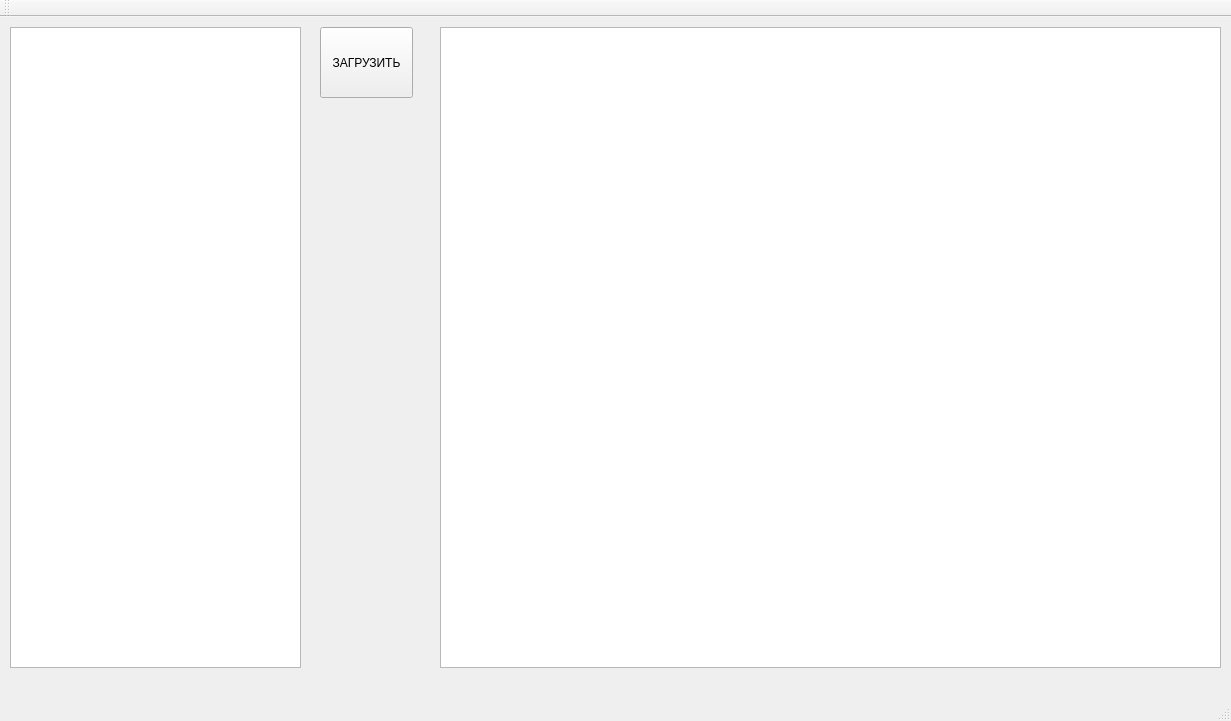
<?xml version="1.0" encoding="UTF-8"?>
<ui version="4.0">
 <class>MainWindow</class>
 <widget class="QMainWindow" name="MainWindow">
  <property name="geometry">
   <rect>
    <x>0</x>
    <y>0</y>
    <width>1231</width>
    <height>721</height>
   </rect>
  </property>
  <property name="windowTitle">
   <string>MainWindow</string>
  </property>
  <widget class="QWidget" name="centralWidget">
   <widget class="QPushButton" name="OK">
    <property name="geometry">
     <rect>
      <x>320</x>
      <y>10</y>
      <width>93</width>
      <height>71</height>
     </rect>
    </property>
    <property name="text">
     <string>ЗАГРУЗИТЬ</string>
    </property>
   </widget>
   <widget class="QTextEdit" name="table">
    <property name="geometry">
     <rect>
      <x>10</x>
      <y>10</y>
      <width>291</width>
      <height>641</height>
     </rect>
    </property>
   </widget>
   <widget class="QTableWidget" name="tableWidget">
    <property name="geometry">
     <rect>
      <x>440</x>
      <y>10</y>
      <width>781</width>
      <height>641</height>
     </rect>
    </property>
   </widget>
  </widget>
  <widget class="QMenuBar" name="menuBar">
   <property name="geometry">
    <rect>
     <x>0</x>
     <y>0</y>
     <width>1231</width>
     <height>26</height>
    </rect>
   </property>
  </widget>
  <widget class="QToolBar" name="mainToolBar">
   <attribute name="toolBarArea">
    <enum>TopToolBarArea</enum>
   </attribute>
   <attribute name="toolBarBreak">
    <bool>false</bool>
   </attribute>
  </widget>
  <widget class="QStatusBar" name="statusBar"/>
 </widget>
 <layoutdefault spacing="6" margin="11"/>
 <resources/>
 <connections/>
</ui>
